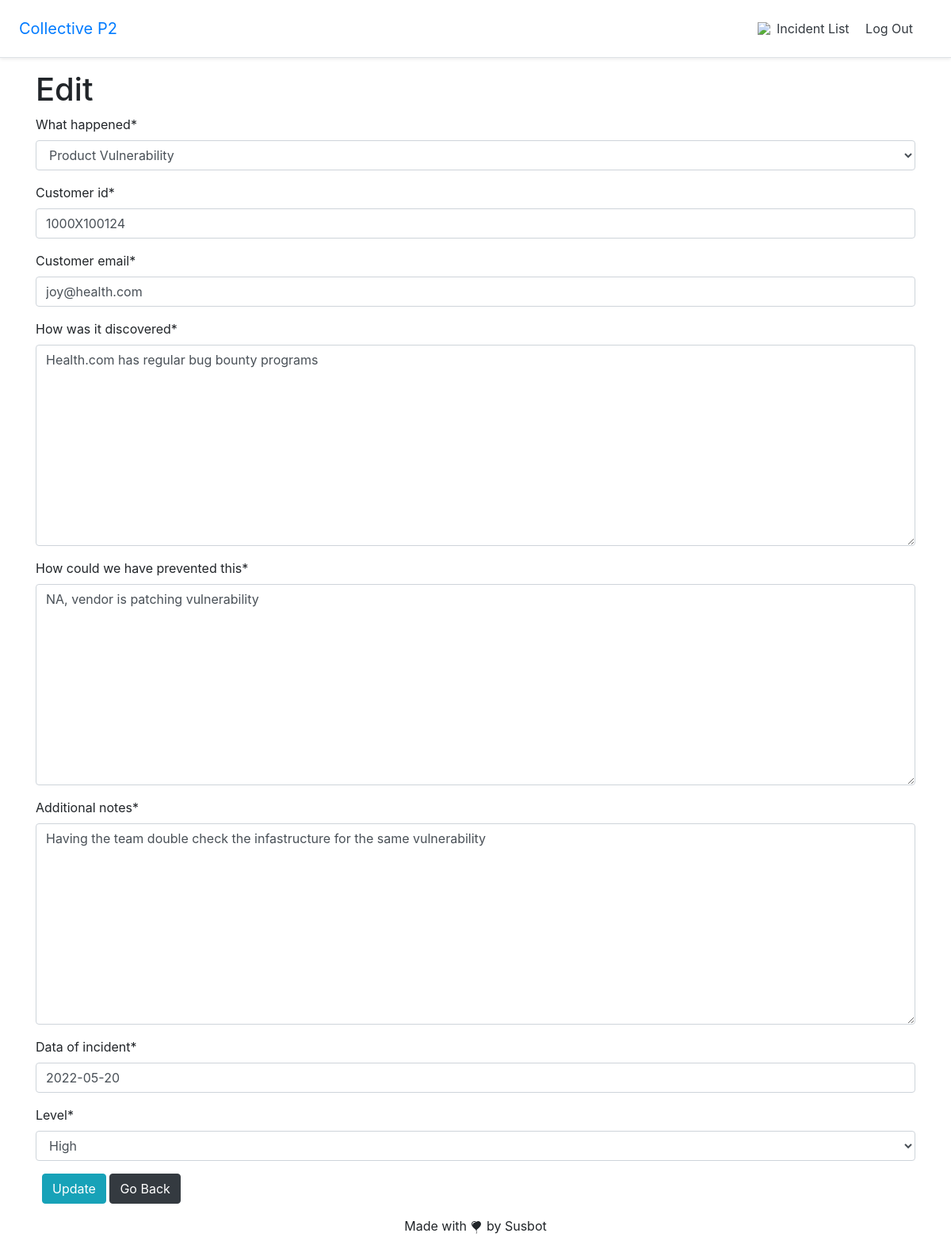
The app's page /incidents/3/edit/ (signed in) with its own data.
### incidents/models.py (models this page shows, shortened)
class Incident(models.Model):
    what_happened = models.CharField(max_length=40, choices=incident_type)
    customer_id = models.CharField(max_length=15)
    customer_email = models.EmailField()
    when_did_it_happen = models.DateField(auto_now_add=True, editable=False)
    how_was_it_discovered = models.TextField()
    how_could_we_have_prevented_this = models.TextField()
    additional_notes = models.TextField()
    data_of_incident = models.DateField(auto_now=False)
    level = models.CharField(max_length=20, choices=severity)
    author = models.ForeignKey(
        get_user_model(),
        on_delete=models.CASCADE,
        editable=False
    )

### incidents/views.py (the view)
# urls.py: path('<int:pk>/edit/', HomeUpdateView.as_view(), name='incidents/incident_edit'),
class HomeUpdateView(LoginRequiredMixin, UserPassesTestMixin, UpdateView):
    model = Incident
    template_name = 'incidents/incident_edit.html'
    fields = ['what_happened', 'customer_id', 'customer_email', 'how_was_it_discovered',
              'how_could_we_have_prevented_this', 'additional_notes', 'data_of_incident', 'level']
    def test_func(self):
        obj = self.get_object()
        return obj.author == self.request.user

### templates/incidents/incident_edit.html (shortened to what this page needs)
{% extends 'base.html' %}
{% load crispy_forms_tags %}
{% block content %}
    <h1>Edit</h1>
    <form action="" method="post">
        {{ form|crispy }}
        <button class="btn btn-info ml-2" type="submit">Update</button>
        <a class="btn btn-dark" href="{% url 'incidents/incident_list' %}">Go Back</a>
    </form>
{% endblock content %}

### records on screen
Incident: what_happened "Product Vulnerability", customer_id "1000X100124", customer_email "joy@health.com", how_was_it_discovered "Health.com has regular bug bounty programs", how_could_we_have_prevented_this "NA, vendor is patching vulnerability", additional_notes "Having the team double check the infastructure for the same vulnerability", data_of_incident "2022-05-20", level "High"
